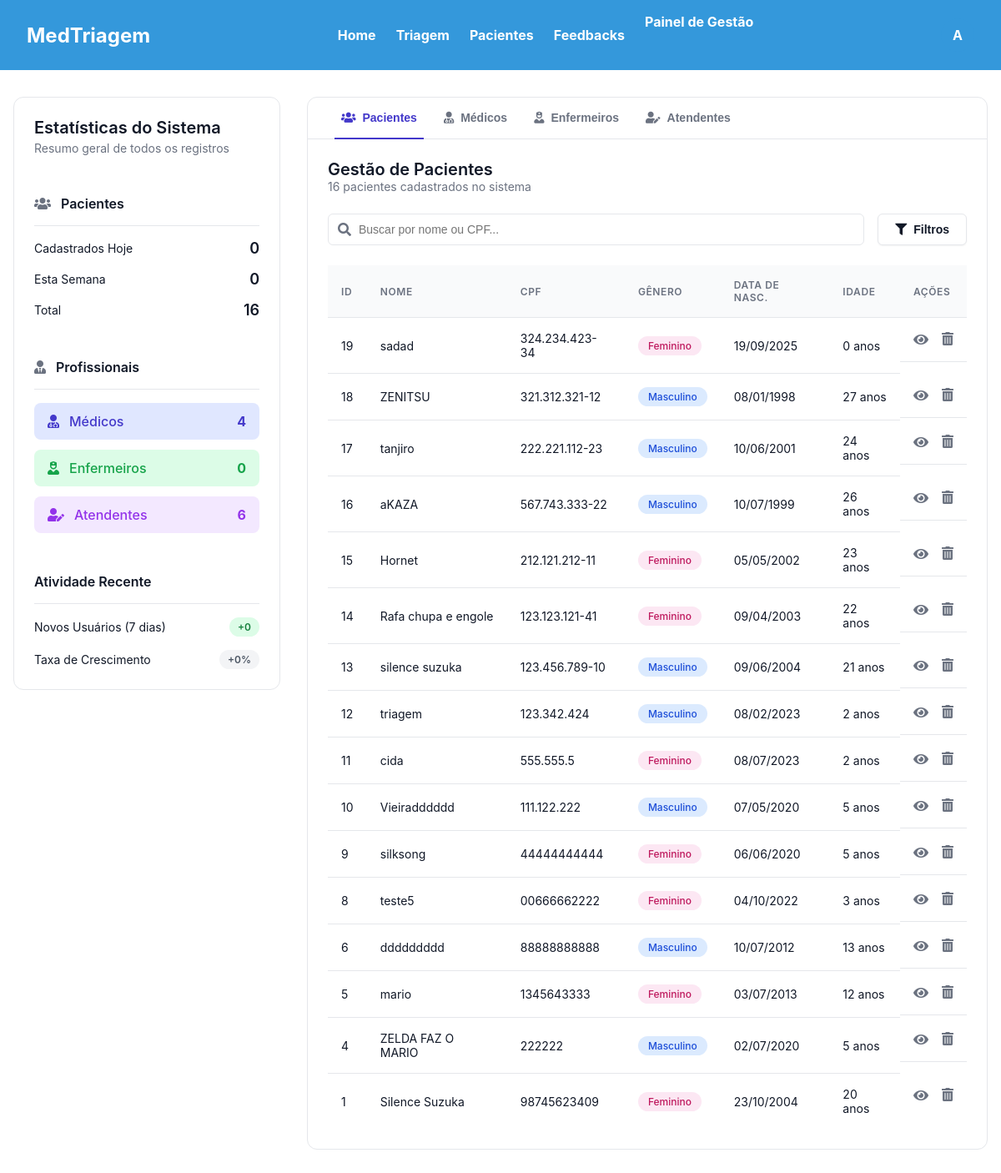
Before: /master/gestao/ (signed in) with the older database file.
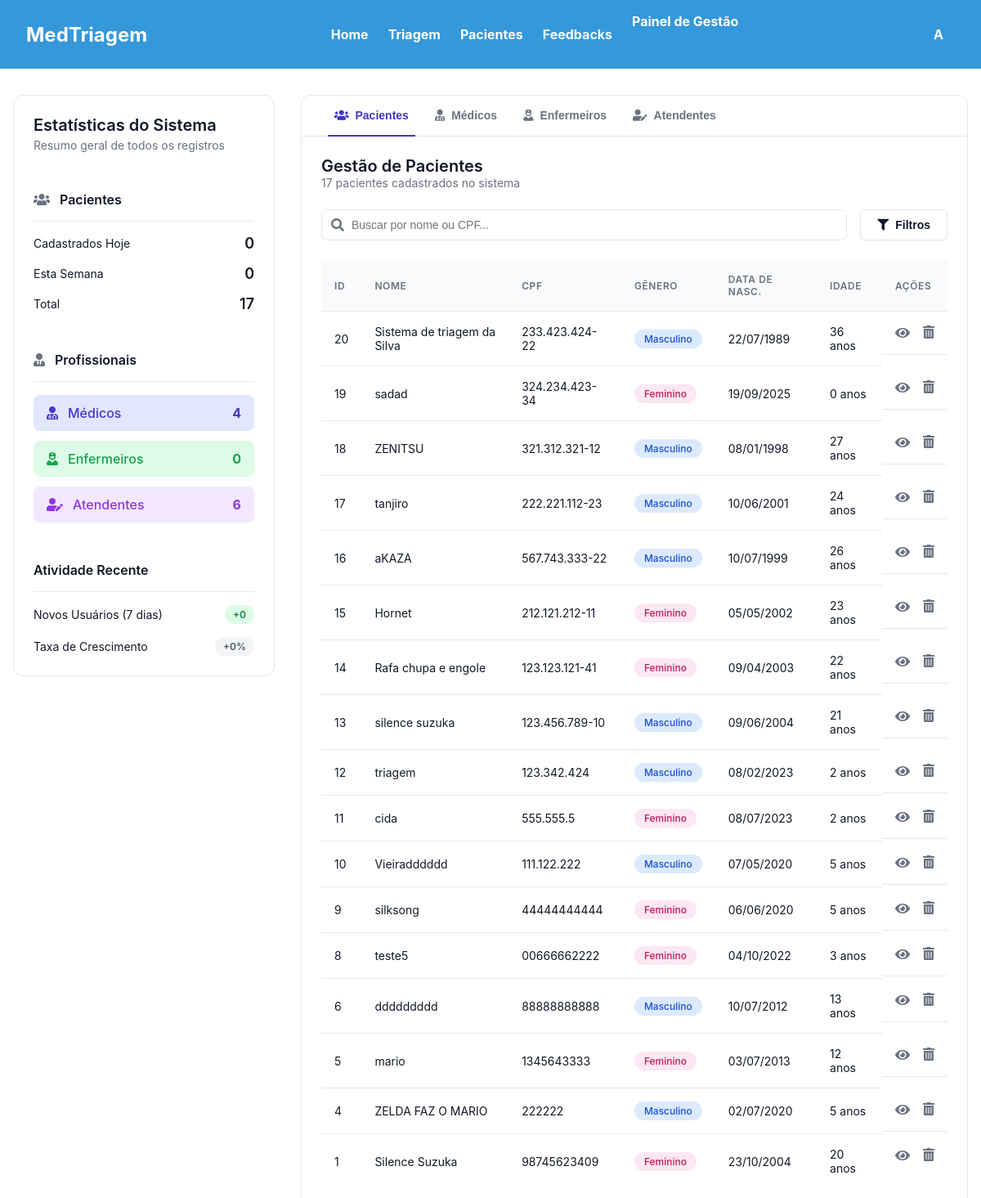
After: the same page with the newer database file.
### triagem/models.py (models this page shows, shortened)
class Paciente(models.Model):
    Sexualidade = [
        ('Masculino', 'Masculino'),
        ('Feminino', 'Feminino'),
    ]
    Convenios = [
        ('SUS', 'SUS'),
        ('Unimed', 'Unimed'),
        ('Hapvida', 'Hapvida'),
        ('Amil', 'Amil'),
        ('Bradesco Saude', 'Bradesco Saude'),
    ]
    Status = [
        ('Aguardando', 'Aguardando'),
        ('Em atendimento', 'Em atendimento'),
        ('Concluido', 'Concluido'),
    ]
    Sintomas = [
        ('Dor_Toracica', 'Dor Torácica / Aperto no Peito'),
        ('Falta_de_Ar', 'Falta de Ar / Dificuldade para Respirar'),
        ('Alteracao_Neurologica_Grave', 'Alteração de Consciência / Convulsão / Confusão'),
        ('Sangramento_Ativo', 'Sangramento Ativo / Vômito ou Fezes com Sangue'),
        ('Febre', 'Febre / Calafrios'),
        ('Dor_de_Cabeca', 'Dor de Cabeça'),
        ('Tontura_MalEstar', 'Tontura / Fraqueza / Mal-estar Geral'),
        ('Sintomas_Respiratorios_Leves', 'Tosse / Espirros / Dor de Garganta'),
        ('Dor_Abdominal', 'Dor Abdominal / Cólica'),
        ('Sintomas_Gastrointestinais', 'Náusea / Vômito / Diarreia'),
        ('Lesao_Trauma', 'Lesão / Trauma / Queda Recente'),
        ('Dor_Locomotora', 'Dor Muscular / Articular / Lombar'),
        ('Reacao_Alergica_Pele', 'Reação Alérgica / Erupção na Pele / Inchaço'),
        ('Queixa_Urinaria', 'Queixa Urinária (Dor ao urinar / Sangue na urina)'),
        ('Outro', 'Outro'),
    ]
    Risco = [
        ('Vermelho', 'Emergência'),
        ('Laranja', 'Muito Urgente'),
        ('Amarelo', 'Urgente'),
        ('Verde', 'Pouco Urgente'),
        ('Azul', 'Não Urgente'),
    ]
    Profissionais = [
        ('Clinica Medica', 'Clinica Medica'),
        ('Ortopedia', 'Ortopedia'),
        ('Pediatria', 'Pediatria'),
        ('Cardiologia', 'Cardiologia'),
        ('Neurologia', 'Neurologia'),
    ]
    nome = models.CharField(max_length=100)
    data_nascimento = models.DateField(verbose_name="Data de Nascimento")
    sexo = models.CharField(choices=Sexualidade, max_length=50)
    cpf = models.CharField(unique=True, max_length=14)
    convenio = models.CharField(choices=Convenios, max_length=50)
    temperatura = models.FloatField(max_length=3)
    pressao_sistolica = models.CharField(max_length=3) # Valor maior
    pressao_diastolica = models.CharField(max_length=3) # Valor menor
    pulso = models.CharField(max_length=3)
    frequenciaRespiratoria = models.CharField(max_length=3)
    saturacao = models.CharField(max_length=3)
    glicemia = models.CharField(max_length=3)
    dor = models.IntegerField(validators=[MinValueValidator(0), MaxValueValidator(10)])
    queixa = models.CharField(max_length=1000)
    inicio_sintomas = models.DateField()
    sintomas_associados = models.CharField(choices=Sintomas, max_length=50)
    observacoes = models.CharField(blank=True, null=True, max_length=1000)
    classificacao = models.CharField(choices=Risco, max_length=50,blank=True, null=True)
    justificativa = models.CharField(blank=True, null=True)
    encaminhamento = models.CharField(choices=Profissionais, max_length=50,blank=True, null=True)
    status = models.CharField(max_length=20, choices=Status, default='Aguardando',blank=True, null=True)
    hora_chegada = models.DateTimeField(default=timezone.now, blank=True)
    hora_inicio_atendimento = models.DateTimeField(null=True, blank=True)
    hora_fim_atendimento = models.DateTimeField(null=True, blank=True)
    atendente = models.ForeignKey(settings.AUTH_USER_MODEL, on_delete=models.PROTECT, related_name='pacientes_criados')
    medico_responsavel = models.ForeignKey(settings.AUTH_USER_MODEL, on_delete=models.SET_NULL, related_name='pacientes_atendidos', null=True, blank=True)
    @property
    def idade(self):
        if not self.data_nascimento:
            return None # Retorna nada se a data de nascimento não estiver preenchida
        hoje = date.today()
        idade_calculada = hoje.year - self.data_nascimento.year - ((hoje.month, hoje.day) < (self.data_nascimento.month, self.data_nascimento.day))
        return idade_calculada

### triagem/decorators.py (the view)
    def _wrapped_view(request, *args, **kwargs):
        if not (request.user.is_superuser or (request.user.is_authenticated and request.user.tipo_usuario == 'ADMIN')):
            raise PermissionDenied
        return view_func(request, *args, **kwargs)

### triagem/templates/site/gestao.html (shortened to what the changed rows need)
{% load static %}
<!DOCTYPE html>
<html lang="pt-br">
<head>
    <link rel="stylesheet" href="https://cdnjs.cloudflare.com/ajax/libs/font-awesome/5.15.4/css/all.min.css">
    <link rel="stylesheet" href="{% static 'front/css/base.css' %}?v=2">
    <link rel="stylesheet" href="{% static 'front/css/gestao.css' %}?v=2">
</head>
<body>
    <header>
        <h1><a href="{% url 'hosp:index' %}">MedTriagem</a></h1>
    </header>
    <main class="gestao-container">
        <aside class="sidebar-estatisticas">
            <div class="sidebar-section">
                <h2>Estatísticas do Sistema</h2>
            </div>
            <div class="sidebar-section">
                <ul class="stat-list">
                    <li class="stat-item">
                        <span>Total</span>
                        <span class="stat-value">{{ total_pacientes }}</span>
                    </li>
                </ul>
            </div>
        </aside>
        <div class="management-section">
                <div id="pacientes" class="tab-content active">
                    <div class="content-header">
                        <div>
                            <h2>Gestão de Pacientes</h2>
                            <p class="subtitle">{{ total_pacientes }} pacientes cadastrados no sistema </p>
                        </div>
                    </div>
                    <table>
                        <thead>
                            <tr>
                                <th>ID</th>
                                <th>Nome</th>
                                <th>CPF</th>
                                <th>Gênero</th>
                                <th>Data de Nasc.</th>
                                <th>Idade</th>
                                <th>Ações</th>
                            </tr>
                        </thead>
                        <tbody>
                            {% for paciente in pacientes %}
                            <tr>
                                <td>{{ paciente.id }}</td>
                                <td>{{ paciente.nome }}</td>
                                <td>{{ paciente.cpf }}</td>
                                <td>
                                    <span class="badge genero-{{ paciente.get_sexo_display|lower }}">
                                        {{ paciente.get_sexo_display }}
                                    </span>
                                </td>
                                <td>{{ paciente.data_nascimento|date:"d/m/Y" }}</td>
                                <td>{{ paciente.idade }} anos</td>
                                <td class="actions">
                                    <a href="{% url 'hosp:mostrar' pk=paciente.pk %}" class="action-icon" title="Ver Prontuário">
                                        <i class="fas fa-eye"></i>
                                    </a>
                                    <form action="{% url 'hosp:deletar' pk=paciente.pk %}" method="post" onsubmit="return confirm('Tem certeza?');">
                                        <button type="submit" class="action-icon-delete" title="Remover">
                                            <i class="fas fa-trash-alt"></i>
                                        </button>
                                    </form>
                                </td>
                            </tr>
                            {% empty %}
                            <tr><td colspan="7">Nenhum paciente cadastrado.</td></tr>
                            {% endfor %}
                        </tbody>
                    </table>
                </div>
        </div>
    </main>
</body>
</html>

Changed rows visible on the page:
added Paciente: id "20", nome "Sistema de triagem da Silva", cpf "233.423.424-22", sexo "Masculino", data_nascimento "22/07/1989", idade "36"
Other visible differences:
{{ total_pacientes }}: "16" → "17"
